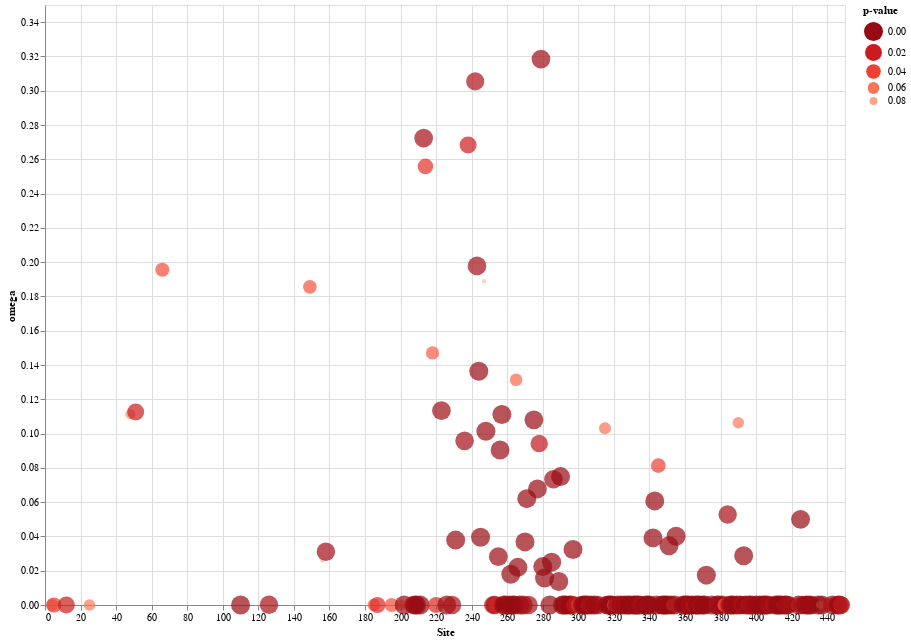

Notebook code cell kept with this figure:
### Markdown cell above
## Go with this one for now

### Code cell
# Only the negative sites
source = negative_sites

line = alt.Chart(source).mark_circle().encode(
    x='Site',
    y='omega',
    color=alt.Color('p-value', scale=alt.Scale(scheme='reds', reverse=True)),
    size=alt.Size('p-value', scale=alt.Scale(reverse=True))
    
).properties(
    width=800,
    height=600)

line

### Figure 1 — Vega-Lite specification as saved in the notebook (floating-point values rounded to 4 significant figures; data arrays with more than 128 entries replaced by an {"elided": "..."} marker saying what was removed)
{"config": {"view": {"continuousWidth": 400, "continuousHeight": 300}}, "data": {"name": "data-b61378a4defe0feb092ef251ed8d8645"}, "mark": "circle", "encoding": {"color": {"type": "quantitative", "field": "p-value", "scale": {"reverse": true, "scheme": "reds"}}, "size": {"type": "quantitative", "field": "p-value", "scale": {"reverse": true}}, "x": {"type": "quantitative", "field": "Site"}, "y": {"type": "quantitative", "field": "omega"}}, "height": 600, "width": 800, "$schema": "https://vega.github.io/schema/vega-lite/v4.8.1.json", "datasets": {"data-b61378a4defe0feb092ef251ed8d8645": {"elided": "185 records"}}}
